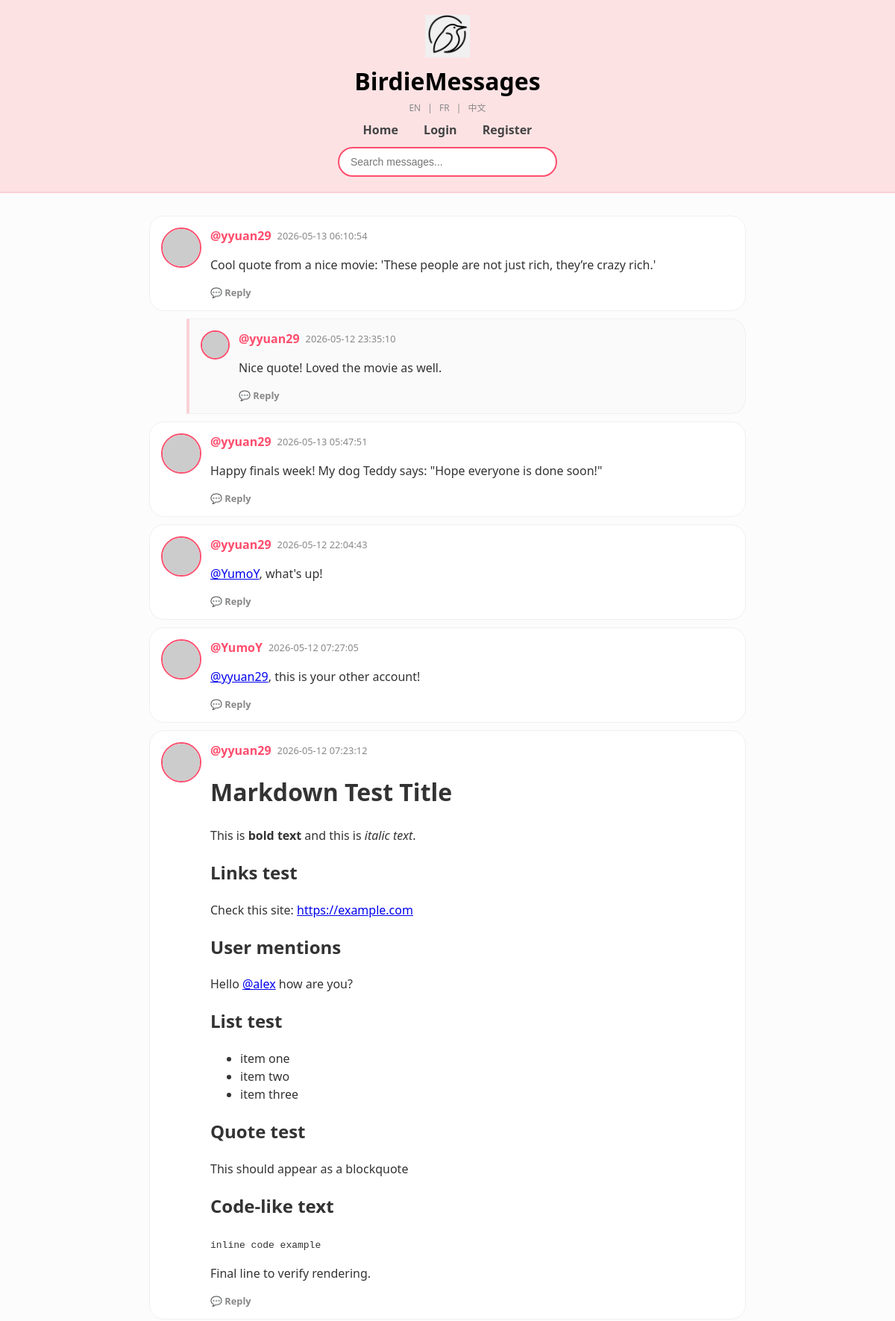
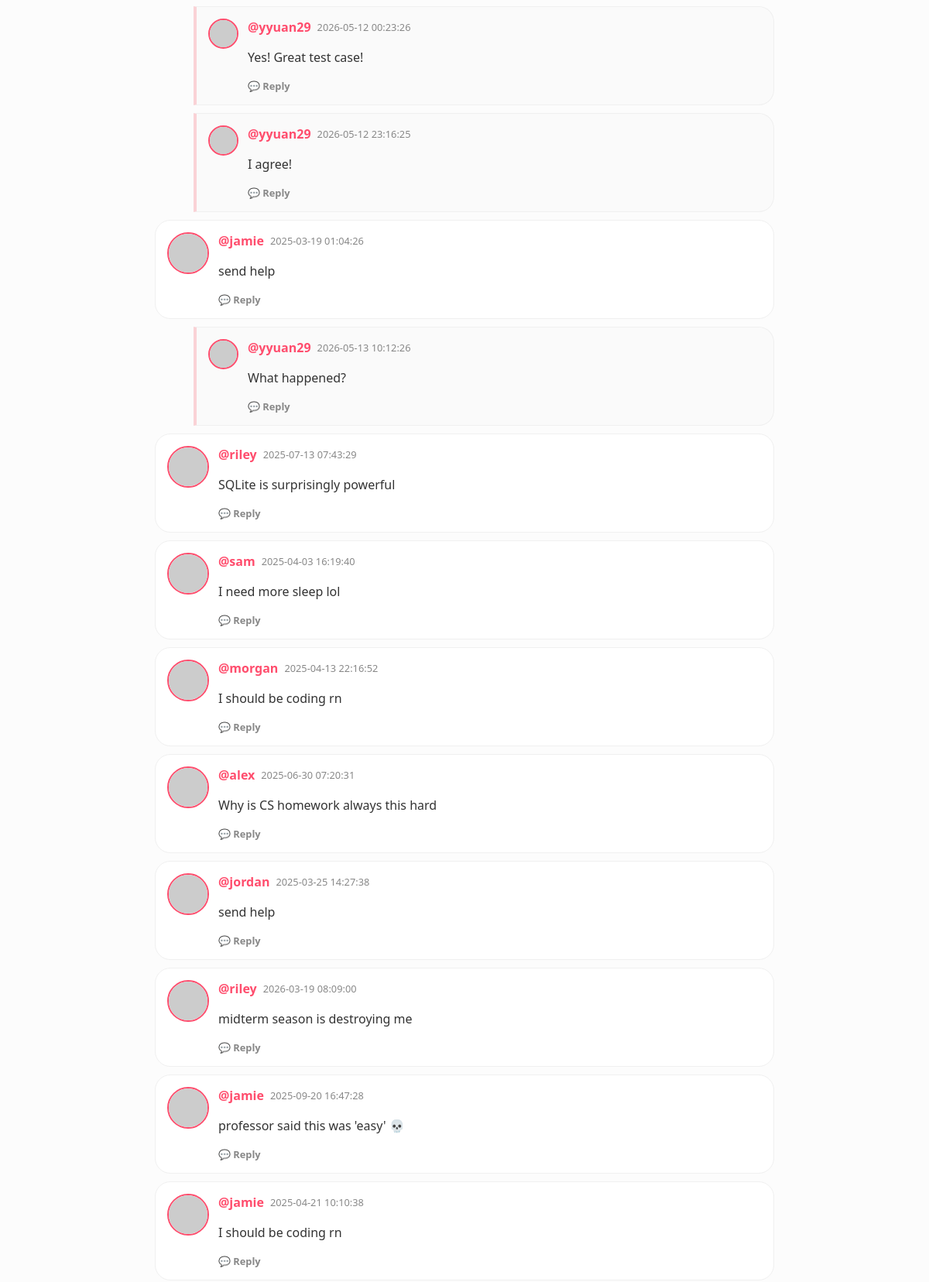
The page / (upper part) on the database its author committed (2 pictures, top to bottom).
### tables this page shows
CREATE TABLE users (
            id INTEGER PRIMARY KEY AUTOINCREMENT,
            username TEXT UNIQUE,
            password TEXT,
            age INTEGER,
            bio TEXT
        );

### app.py (the view)
@app.get("/", response_class=HTMLResponse)
async def home(request: Request, page: int = 1):
    if page < 1: page = 1
    limit = 50
    offset = (page - 1) * limit
    db = get_db()
    rows = db.execute("""
    WITH RECURSIVE message_tree AS (
        SELECT id, id as root_id, timestamp, 0 as depth
        FROM messages
        WHERE parent_id IS NULL

        UNION ALL

        SELECT m.id, mt.root_id, m.timestamp, mt.depth + 1
        FROM messages m
        JOIN message_tree mt ON m.parent_id = mt.id
    )
    SELECT m.*, u.username, mt.depth, mt.root_id
    FROM messages m
    JOIN message_tree mt ON m.id = mt.id
    LEFT JOIN users u ON m.user_id = u.id
    ORDER BY mt.root_id DESC, m.id ASC
    LIMIT ? OFFSET ?
""", (limit, offset)).fetchall()
    total_row = db.execute("SELECT COUNT(*) FROM messages").fetchone()
    total = total_row[0] if total_row else 0
    db.close()
    logged_in_user = request.cookies.get("username")
    return templates.TemplateResponse(
        request=request,
        name="index.html",
        context={
            "request": request,
            "messages": rows,
            "page": page,
            "has_next": (offset + limit) < total,
            "has_prev": page > 1,
            "user": logged_in_user,
            "t": get_translations(request)
        }
    )

### templates/index.html (shortened to what this page needs)
<!DOCTYPE html>
<html lang="en">
<head>
</head>
<body>
{% set t = get_t(request) %}
<header class="birdie-header">
    <div class="logo-container">
        <img src="/static/logo.png" class="main-logo">
        <div class="title-nav">
            <h1>BirdieMessages</h1>
            <div class="lang-nav">
                <a href="/set_lang/en">EN</a> |
                <a href="/set_lang/fr">FR</a> |
                <a href="/set_lang/zh">中文</a>
            </div>
            <nav>
                <a href="/">{{ t.home }}</a>
                {% if user %}
                    <a href="/create_message">+ {{ t.post }}</a>
                    <a href="/profile/{{ user }}">{{ t.profile }}</a>
                    <a href="/logout">{{ t.logout }}</a>
                {% else %}
                    <a href="/login">{{ t.login }}</a>
                    <a href="/register">{{ t.register }}</a>
                {% endif %}
            </nav>
            <div class="search-row">
                <form action="/search" method="get">
                    <input type="text" name="q" placeholder="{{ t.search_placeholder }}">
                </form>
            </div>
        </div>
    </div>
</header>
<div class="container">
    {% for msg in messages %}
        <div class="chirp-card {% if msg.parent_id %}is-reply{% endif %}">
            <img class="avatar-circle {% if msg.parent_id %}avatar-reply{% endif %}"
                src="https://robohash.org/{{ msg.username }}?set=set4&size=50x50">
            <div style="flex:1;">
                <div style="display:flex; gap:8px; align-items:center;">
                    <a class="username" href="/profile/{{ msg.username }}">@{{ msg.username }}</a>
                    <span class="timestamp">{{ msg.timestamp }}</span>
                </div>
                <div class="message-content">
                    {{ linkify(msg.content) | safe }}
                </div>
                <div class="actions-bar">
                    <a href="/message/{{ msg.id }}" class="btn-action">💬 {{ t.reply or 'Reply' }}</a>
                </div>
            </div>
        </div>
    {% endfor %}
</div>
</body>
</html>

### templates/index.html (style rules this page uses)
:root { --birdie-pink: #fde2e4; --birdie-dark-pink: #ff4d6d; --birdie-border: #fad2d6; --nav-text: #444; }
body { background-color: #fcfcfc; font-family: 'Segoe UI', Roboto, Helvetica, Arial, sans-serif; margin: 0; padding: 0; color: #333; }
.birdie-header { background-color: var(--birdie-pink); padding: 20px 0; border-bottom: 2px solid var(--birdie-border); text-align: center; }
.logo-container { display: flex; flex-direction: column; align-items: center; }
.main-logo { width: 60px; height: auto; margin-bottom: 5px; }
.title-nav h1 { font-size: 32px; margin: 5px 0; font-weight: 800; color: #000; }
.lang-nav { font-size: 0.75em; color: #888; margin-bottom: 10px; }
.lang-nav a { color: #888; text-decoration: none; margin: 0 6px; }
.title-nav nav { margin: 10px 0; font-weight: 600; }
.title-nav nav a { text-decoration: none; color: var(--nav-text); margin: 0 15px; }
.search-row { margin-top: 12px; }
.search-row input { padding: 10px 15px; width: 260px; border-radius: 20px; border: 2px solid var(--birdie-dark-pink); outline: none; font-size: 14px; background: white; }
.container { max-width: 800px; margin: 30px auto; padding: 0 20px; }
.chirp-card { background: white; border: 1px solid #f0f0f0; border-radius: 20px; padding: 15px; margin-bottom: 10px; display: flex; gap: 12px; }
.is-reply { margin-left: 50px; border-left: 4px solid var(--birdie-border); background: #fafafa; border-top-left-radius: 0; border-bottom-left-radius: 0; }
.avatar-circle { width: 50px; height: 50px; border-radius: 50%; border: 2px solid var(--birdie-dark-pink); }
.avatar-reply { width: 35px; height: 35px; }
.username { color: var(--birdie-dark-pink); font-weight: bold; text-decoration: none; }
.message-content { margin-top: 5px; line-height: 1.5; }
.timestamp, .bio-text { color: #888; font-size: 0.8em; font-family: inherit; }
.actions-bar { margin-top: 10px; display: flex; gap: 15px; font-family: inherit; }
.btn-action { text-decoration: none; font-size: 0.8em; color: #888; font-weight: 600; font-family: inherit; }

### rows shown on the page
users: username "yyuan29", timestamp "2026-05-13 06:10:54", linkify "Cool quote from a nice movie: 'These people are not just rich, they’re crazy rich.'", reply "Reply", timestamp "2026-05-12 23:35:10", linkify "Nice quote! Loved the movie as well.", timestamp "2026-05-13 05:47:51", linkify "Happy finals week! My dog Teddy says: \"Hope everyone is done soon!\"", timestamp "2026-05-12 22:04:43", linkify "@YumoY , what's up!", timestamp "2026-05-12 07:23:12", linkify "Markdown Test Title This is bold text and this is italic text . Links test Check this site: https://example.com User mentions Hello @alex how are you? List test item one item two item three Quote test This should appear as a blockquote Code-like text inline code example Final line to verify rendering.", timestamp "2026-05-12 00:23:26", linkify "Yes! Great test case!", timestamp "2026-05-12 23:16:25", linkify "I agree!", timestamp "2026-05-13 10:12:26", linkify "What happened?"
users: username "YumoY", timestamp "2026-05-12 07:27:05", linkify "@yyuan29 , this is your other account!", reply "Reply"
users: username "jamie", timestamp "2025-03-19 01:04:26", linkify "send help", reply "Reply", timestamp "2025-09-20 16:47:28", linkify "professor said this was 'easy' 💀", timestamp "2025-04-21 10:10:38", linkify "I should be coding rn"
users: username "riley", timestamp "2025-07-13 07:43:29", linkify "SQLite is surprisingly powerful", reply "Reply", timestamp "2026-03-19 08:09:00", linkify "midterm season is destroying me"
users: username "sam", timestamp "2025-04-03 16:19:40", linkify "I need more sleep lol", reply "Reply"
users: username "morgan", timestamp "2025-04-13 22:16:52", linkify "I should be coding rn", reply "Reply"
users: username "alex", timestamp "2025-06-30 07:20:31", linkify "Why is CS homework always this hard", reply "Reply"
users: username "jordan", timestamp "2025-03-25 14:27:38", linkify "send help", reply "Reply"

### other values the page prints
{{ t.home }} "Home"
{{ t.login }} "Login"
{{ t.register }} "Register"
